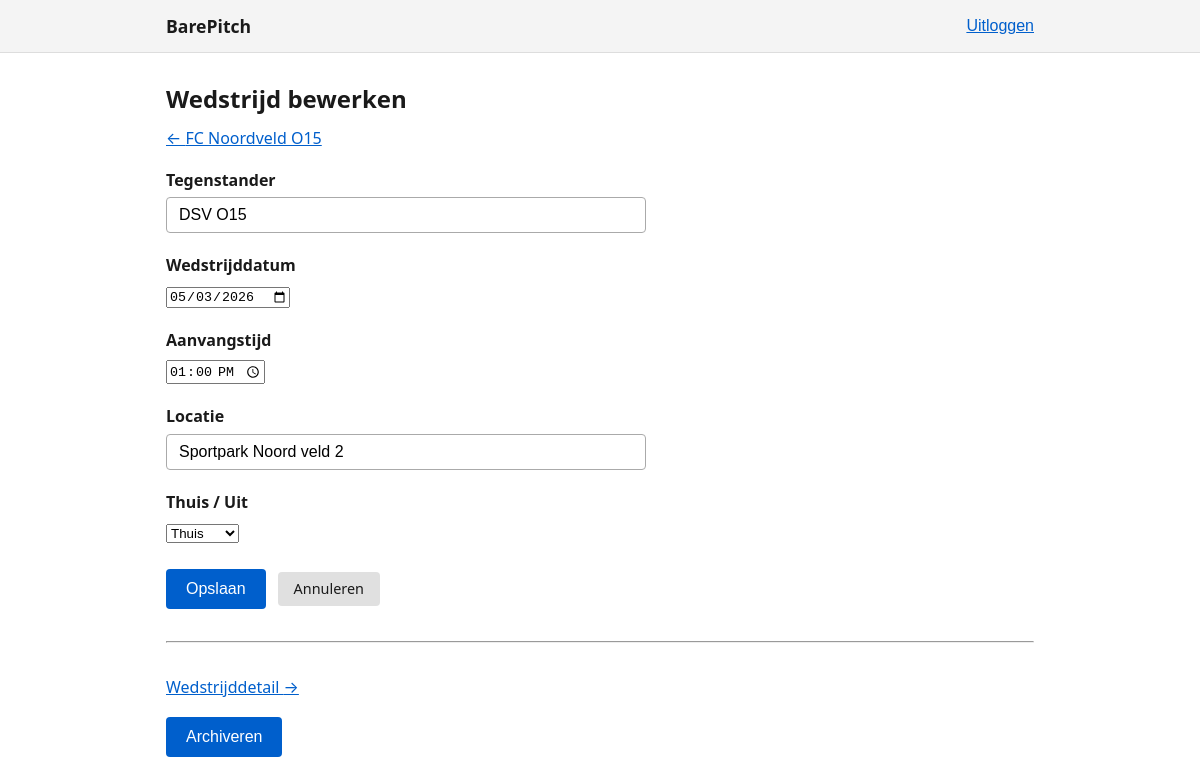
The app's page /match_edit.php?id=10&team_id=1 (signed in) with its own data.
### tables this page shows
CREATE TABLE teams (
    id INT UNSIGNED AUTO_INCREMENT PRIMARY KEY,
    user_id INT UNSIGNED NOT NULL,
    name VARCHAR(100) NOT NULL,
    season VARCHAR(20) NULL,
    status ENUM('active', 'archived') NOT NULL DEFAULT 'active',
    created_at DATETIME NOT NULL DEFAULT CURRENT_TIMESTAMP,
    updated_at DATETIME NULL,
    deleted_at DATETIME NULL,

    CONSTRAINT fk_teams_user
        FOREIGN KEY (user_id)
        REFERENCES users(id)
        ON DELETE CASCADE,

    INDEX idx_teams_user_id (user_id),
    INDEX idx_teams_status (status)
);

CREATE TABLE matches (
    id INT UNSIGNED AUTO_INCREMENT PRIMARY KEY,
    team_id INT UNSIGNED NOT NULL,
    opponent_name VARCHAR(100) NOT NULL,
    match_date DATE NOT NULL,
    kickoff_time TIME NULL,
    location VARCHAR(150) NULL,
    home_away ENUM('home', 'away', 'neutral') NULL,
    status ENUM('planned', 'completed', 'archived') NOT NULL DEFAULT 'planned',
    created_at DATETIME NOT NULL DEFAULT CURRENT_TIMESTAMP,
    updated_at DATETIME NULL,
    deleted_at DATETIME NULL,

    CONSTRAINT fk_matches_team
        FOREIGN KEY (team_id)
        REFERENCES teams(id)
        ON DELETE CASCADE,

    INDEX idx_matches_team_id (team_id),
    INDEX idx_matches_match_date (match_date),
    INDEX idx_matches_status (status)
);

### app/helpers/view.php (called while the page is built, shortened)
<?php
function e(string $value): string
{
    return htmlspecialchars($value, ENT_QUOTES, 'UTF-8');
}
function render(string $view, array $data = []): void
{
    $path = dirname(__DIR__, 1) . '/views/' . $view . '.php';
    extract($data, EXTR_SKIP);
    include $path;
}

### public/match_edit.php (called while the page is built, shortened)
<?php
require_once __DIR__ . '/../app/models/TeamModel.php';
require_once __DIR__ . '/../app/models/MatchModel.php';
$rawId     = $_GET['id'] ?? $_POST['id'] ?? '';
$rawTeamId = $_GET['team_id'] ?? $_POST['team_id'] ?? '';
$matchId = filter_var($rawId, FILTER_VALIDATE_INT, ['options' => ['min_range' => 1]]);
$teamId  = filter_var($rawTeamId, FILTER_VALIDATE_INT, ['options' => ['min_range' => 1]]);
$teamModel  = new TeamModel();
$matchModel = new MatchModel();
$team = $teamModel->findForUser((int) $teamId, currentUserId());
$match = $matchModel->findForTeam((int) $matchId, (int) $teamId, currentUserId());
render('matches/edit', [
    'team'   => $team,
    'match'  => $match,
    'errors' => [],
    'input'  => [],
    'flash'  => getFlash(),
]);

### app/helpers/lang.php (called while the page is built, shortened)
<?php
function __lang_strings(): array
{
    static $strings = null;
    if ($strings === null) {
        $locale = getenv('APP_LANG') ?: 'en';
        $file   = dirname(__DIR__, 2) . "/lang/{$locale}.php";
        $strings = require $file;
    }
    return $strings;
}
function __(string $key, array $replace = []): string
{
    $strings = __lang_strings();
    $value   = $strings[$key] ?? $key;
    return $value;
}

### app/config/database.php (called while the page is built, shortened)
<?php
function getPdo(): PDO
{
    return $GLOBALS['_pdo'];
}

### app/helpers/auth.php (called while the page is built, shortened)
<?php
function currentUserId(): ?int
{
    return isset($_SESSION['user_id']) ? (int) $_SESSION['user_id'] : null;
}

### app/models/TeamModel.php (called while the page is built, shortened)
<?php
class TeamModel
{
    private PDO $pdo;
    public function __construct()
    {
        $this->pdo = getPdo();
    }
    public function findForUser(int $teamId, int $userId): ?array
    {
        $stmt = $this->pdo->prepare(
            'SELECT * FROM teams
             WHERE id = ? AND user_id = ? AND deleted_at IS NULL
             LIMIT 1'
        );
        $stmt->execute([$teamId, $userId]);
        $row = $stmt->fetch();
        return $row !== false ? $row : null;
    }
}

### app/models/MatchModel.php (called while the page is built, shortened)
<?php
class MatchModel
{
    private PDO $pdo;
    public function __construct()
    {
        $this->pdo = getPdo();
    }
    public function findForTeam(int $matchId, int $teamId, int $userId): ?array
    {
        $stmt = $this->pdo->prepare(
            'SELECT m.*
             FROM matches m
             JOIN teams t ON t.id = m.team_id
             WHERE m.id = ?
               AND m.team_id = ?
               AND t.user_id = ?
               AND m.deleted_at IS NULL
             LIMIT 1'
        );
        $stmt->execute([$matchId, $teamId, $userId]);
        $row = $stmt->fetch();
        return $row !== false ? $row : null;
    }
}

### app/views/matches/edit.php (the view, shortened to what this page needs)
<?php include dirname(__DIR__) . '/layouts/header.php'; ?>
<section>
    <h1><?= e(__('matches.edit')) ?></h1>
    <p><a href="/matches.php?team_id=<?= e((string) $team['id']) ?>">&larr; <?= e($team['name']) ?></a></p>
    <form method="POST" action="/match_edit.php?id=<?= e((string) $match['id']) ?>&team_id=<?= e((string) $team['id']) ?>" novalidate style="max-width:480px;">
        <div class="form-group">
            <label for="opponent_name"><?= e(__('matches.opponent')) ?></label>
            <input type="text" id="opponent_name" name="opponent_name" value="<?= e($input['opponent_name'] ?? $match['opponent_name']) ?>" maxlength="100" required>
        </div>
        <div class="form-group">
            <label for="match_date"><?= e(__('matches.date')) ?></label>
            <input type="date" id="match_date" name="match_date" value="<?= e($input['match_date'] ?? $match['match_date']) ?>" required>
        </div>
        <div class="form-group">
            <label for="kickoff_time"><?= e(__('matches.kickoff')) ?></label>
            <?php
                $kickoffDisplay = $input['kickoff_time'] ?? ($match['kickoff_time'] !== null ? substr($match['kickoff_time'], 0, 5) : '');
            ?>
            <input type="time" id="kickoff_time" name="kickoff_time" value="<?= e($kickoffDisplay) ?>">
        </div>
        <div class="form-group">
            <label for="location"><?= e(__('matches.location')) ?></label>
            <input type="text" id="location" name="location" value="<?= e($input['location'] ?? ($match['location'] ?? '')) ?>" maxlength="150">
        </div>
        <div class="form-group">
            <label for="home_away"><?= e(__('matches.home_away')) ?></label>
            <?php $selectedHomeAway = $input['home_away'] ?? ($match['home_away'] ?? ''); ?>
            <select id="home_away" name="home_away">
                <option value="home"<?= $selectedHomeAway === 'home' ? ' selected' : '' ?>><?= e(__('matches.home')) ?></option>
            </select>
        </div>
        <div class="form-actions">
            <button type="submit" class="btn btn-primary"><?= e(__('general.save')) ?></button>
            <a href="/matches.php?team_id=<?= e((string) $team['id']) ?>" class="btn btn-secondary"><?= e(__('general.cancel')) ?></a>
        </div>
    </form>
    <hr style="margin:2rem 0;">
    <p><a href="/match.php?id=<?= e((string) $match['id']) ?>&team_id=<?= e((string) $team['id']) ?>"><?= e(__('matches.detail')) ?> &rarr;</a></p>
    <form method="POST" action="/match_edit.php?id=<?= e((string) $match['id']) ?>&team_id=<?= e((string) $team['id']) ?>" style="margin-top:1rem;" onsubmit="return confirm('<?= e(__('general.confirm')) ?>')">
        <button type="submit" class="btn btn-danger"><?= e(__('general.archive')) ?></button>
    </form>
</section>
<?php include dirname(__DIR__) . '/layouts/footer.php'; ?>

### public/assets/css/base.css (style rules this page uses)
*, *::before, *::after { box-sizing: border-box; }
html { font-size: 100%; }
body { margin: 0; font-family: system-ui, -apple-system, sans-serif; font-size: 1rem; line-height: 1.6; color: #1a1a1a; background: #fff; }
a { color: #005fcc; }
h1, h2, h3 { line-height: 1.2; margin: 0 0 0.75rem; }
p { margin: 0 0 1rem; }
label { display: block; font-weight: 600; margin-bottom: 0.25rem; }
input[type="email"], input[type="password"], input[type="text"] { display: block; width: 100%; padding: 0.5rem 0.75rem; font-size: 1rem; border: 1px solid #aaa; border-radius: 4px; }
button[type="submit"] { padding: 0.5rem 1.25rem; font-size: 1rem; cursor: pointer; background: #005fcc; color: #fff; border: none; border-radius: 4px; }

### public/assets/css/components.css (style rules this page uses)
.btn { display: inline-block; padding: 0.4rem 1rem; font-size: 0.9rem; border-radius: 4px; border: none; cursor: pointer; text-decoration: none; line-height: 1.5; }
.btn-primary { background: #005fcc; color: #fff; }
.btn-danger { background: #b00020; color: #fff; }
.btn-secondary { background: #e0e0e0; color: #1a1a1a; }

### public/assets/css/forms.css (style rules this page uses)
.form-group { margin-bottom: 1.25rem; }
.form-group label { display: block; font-weight: 600; margin-bottom: 0.25rem; }
.form-actions { display: flex; gap: 0.75rem; align-items: center; margin-top: 1.5rem; }

### records on screen
teams: name "FC Noordveld O15"
matches: opponent_name "DSV O15", match_date "05/03/2026", kickoff_time "13:00", location "Sportpark Noord veld 2", home_away "Thuis"

### other values on screen
__('auth.logout') "Uitloggen"
__('matches.edit') "Wedstrijd bewerken"
__('matches.opponent') "Tegenstander"
__('matches.date') "Wedstrijddatum"
__('matches.kickoff') "Aanvangstijd"
__('matches.location') "Locatie"
__('matches.home_away') "Thuis / Uit"
__('general.save') "Opslaan"
__('general.cancel') "Annuleren"
__('matches.detail') "Wedstrijddetail"
__('general.archive') "Archiveren"
